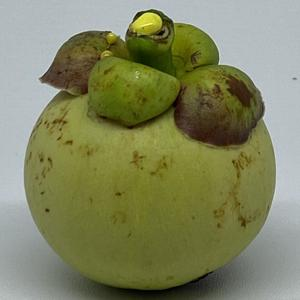
#> input picture dataset/train/Manggis/IMG_3091.JPG, 300 x 300 px; its folder holds only this picture in this run
$ jupyter execute preprocess.ipynb
#> lines starting #> are read from the running program, lines starting #| are printed output that depends on the picture; after the words box and inside, x2 and y2 are one past the last pixel; in counts of white or black regions, pixels touching at a corner belong together
[cell 1]
from __future__ import division
import cv2
import numpy as np
import glob
import csv
import os
import pandas as pd
from sklearn.model_selection import train_test_split, GridSearchCV
from sklearn.neighbors import KNeighborsClassifier
from sklearn.metrics import accuracy_score, confusion_matrix
import seaborn as sns
import matplotlib.pyplot as plt
import joblib

[cell 2]
import glob
import os
import numpy as np
import cv2

# Path folder utama yang berisi subfolder untuk setiap kelas
folder_utama = './dataset/train'

# Membaca semua subfolder di dalam folder utama
kelas_folders = glob.glob(os.path.join(folder_utama, '*'))

for kelas_folder in kelas_folders:
    # Membaca semua file gambar dalam subfolder kelas
    path = os.path.join(kelas_folder, '*.*')

    for bb, file in enumerate(glob.glob(path)):
        # Membuat kernel untuk nanti masking
        kernelOpen = np.ones((5, 5))
        kernelClose = np.ones((20, 20))

        # Baca gambar rgb
        rgb = cv2.imread(file)
#> rgb is the input picture: shape (300, 300, 3); mean B, G, R 95.1, 132.2, 128.6

        # Convert BGR to HSV
        hsv = cv2.cvtColor(rgb, cv2.COLOR_BGR2HSV)
#> hsv: shape (300, 300, 3); mean H, S, V 52.2, 98.8, 134.3

        lower_white = np.array([0, 0, 168])
        upper_white = np.array([172, 111, 255])

        whitemask = cv2.inRange(hsv, lower_white, upper_white)
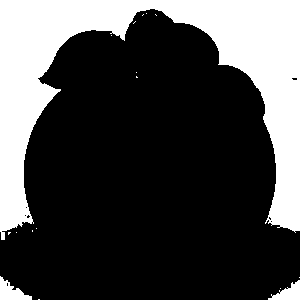
#> whitemask: shape (300, 300); 28% white; 17 white regions (14 under 20 px), largest, box (x1, y1, x2, y2) and area: (0, 0, 300, 240) 24413, (0, 276, 32, 300) 393, (268, 280, 300, 300) 338

        # Invers mask putih agar yang terdeteksi adalah yang bukan putih
        non_whitemask = cv2.bitwise_not(whitemask)

        # Add a range for grey colors (adjust the trainues based on your needs)
        lower_grey = np.array([0, 0, 100])
        upper_grey = np.array([172, 30, 255])

        # Create a mask for grey colors
        greymask = cv2.inRange(hsv, lower_grey, upper_grey)
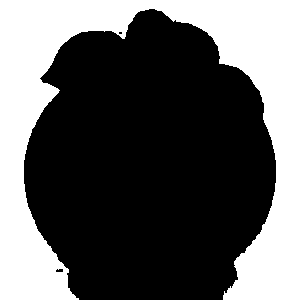
#> greymask: shape (300, 300); 36.8% white; 1 white region, box (x1, y1, x2, y2) and area: (0, 0, 300, 300) 33147

        # Combine masks to exclude white and grey regions
        non_whitemask_no_grey = cv2.bitwise_and(non_whitemask, cv2.bitwise_not(greymask))
#> non_whitemask_no_grey: shape (300, 300); 63.1% white; 8 black regions (7 under 20 px), largest, box (x1, y1, x2, y2) and area: (0, 0, 300, 300) 33235

        # Gunakan operasi open dengan kernel yang tadi di atas
        maskOpen = cv2.morphologyEx(non_whitemask_no_grey, cv2.MORPH_OPEN, kernelOpen)
#> maskOpen: shape (300, 300); 62.9% white; 2 black regions (1 under 20 px), largest, box (x1, y1, x2, y2) and area: (0, 0, 300, 300) 33339

        # Hasil dari open dipakai di close ini
        maskClose = cv2.morphologyEx(maskOpen, cv2.MORPH_CLOSE, kernelClose)
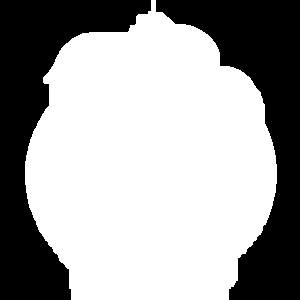
#> maskClose: shape (300, 300); 63.3% white; 2 black regions, box (x1, y1, x2, y2) and area: (0, 0, 151, 300) 16652, (156, 0, 300, 300) 16417

        # Hasil akhirnya masking dari close
        maskFinal = maskClose

        # Setelah itu gunakan bitwise untuk menyatukan gambarnya, hanya menggunakan hsv bukan rgbnya
        maskFinally = cv2.bitwise_and(hsv, hsv, mask=maskFinal)
#> maskFinally: shape (300, 300, 3); mean H, S, V 19.5, 93.4, 68.2

        # Convert back to RGB
        masked_rgb = cv2.cvtColor(maskFinally, cv2.COLOR_HSV2BGR)
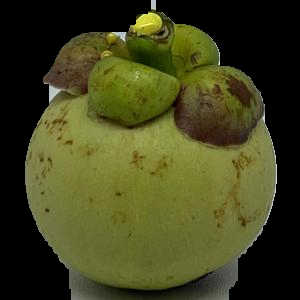
#> masked_rgb: shape (300, 300, 3); mean B, G, R 29.3, 66.9, 65.7

        # Resize gambar ke 256x256
        resized_image = cv2.resize(masked_rgb, (256, 256), interpolation=cv2.INTER_AREA)

        # Simpan gambar hasil masking dan resizing sesuai dengan struktur folder
        output_folder = os.path.join('train', os.path.basename(kelas_folder))
        os.makedirs(output_folder, exist_ok=True)

        # Gunakan label kelas sebagai nama file
        class_label = os.path.basename(kelas_folder)
        output_filename = f'masking_{class_label}_{bb}.jpg'
        output_path = os.path.join(output_folder, output_filename)

        try:
            cv2.imwrite(output_path, maskFinally)
            print(f"Saved: {output_filename}")
        except Exception as e:
            print(f"Error saving {output_filename}: {e}")
#> pass 2 of the loop `for kelas_folder in kelas_folders:`:
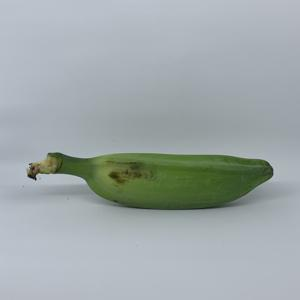
#> input picture dataset/train/Pisang/IMG_5742.jpg, 300 x 300 px
#> rgb is the input picture: shape (300, 300, 3); mean B, G, R 170, 168.8, 160.1
#> hsv: shape (300, 300, 3); mean H, S, V 97.5, 30.7, 175.1
#> `whitemask = cv2.inRange(hsv, lower_white, upper_white)`:
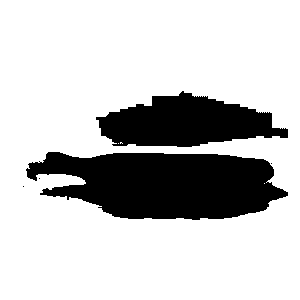
#> whitemask: shape (300, 300); 77.9% white; 5 black regions (3 under 20 px), largest, box (x1, y1, x2, y2) and area: (26, 152, 288, 220) 12998, (96, 91, 288, 147) 6883
#> greymask: shape (300, 300); 88.9% white; 4 black regions (3 under 20 px), largest, box (x1, y1, x2, y2) and area: (28, 152, 273, 210) 9972
#> non_whitemask_no_grey: shape (300, 300); 11% white; 2 white regions (1 under 20 px), largest, box (x1, y1, x2, y2) and area: (28, 152, 273, 210) 9916
#> maskOpen: shape (300, 300); 11% white; 1 white region, box (x1, y1, x2, y2) and area: (28, 153, 273, 210) 9880
#> maskClose: shape (300, 300); 11% white; 1 white region, box (x1, y1, x2, y2) and area: (29, 154, 274, 211) 9897
#> maskFinally: shape (300, 300, 3); mean H, S, V 5, 13.1, 10.7
#> `masked_rgb = cv2.cvtColor(maskFinally, cv2.COLOR_HSV2BGR)`:
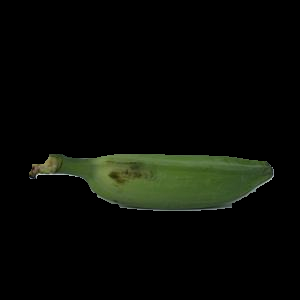
#> masked_rgb: shape (300, 300, 3); mean B, G, R 5.7, 10.6, 8.3

print("All images have been processed and saved.")
